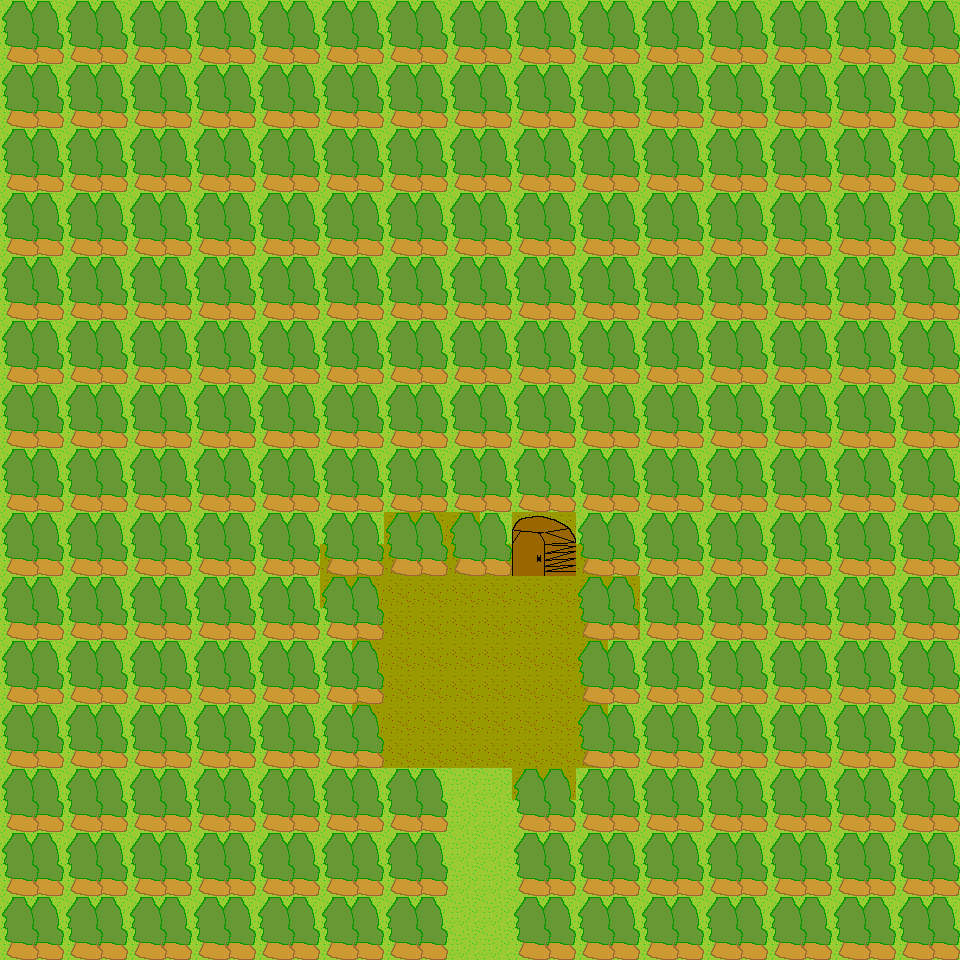

A 2D game scene composited from a Tiled map and its tileset images. What follows is a short description and the map's XML, with each tile layer's data collapsed to a summary:
An orthogonal 30x30 tile map with 32x32 px tiles, 2 tile layers (ground, collision), 2 tilesets.

<map version="1.0" tiledversion="1.0.3" orientation="orthogonal" renderorder="right-down" width="30" height="30" tilewidth="32" tileheight="32" nextobjectid="1">
 <tileset firstgid="1" name="tiles" tilewidth="32" tileheight="32" tilecount="400" columns="20">
  <image source="../../../images/tiles/tiles.png" width="640" height="640" />
  <tile id="1">
   <properties>
    <property name="type" value="grass" />
   </properties>
  </tile>
  <tile id="2">
   <properties>
    <property name="type" value="dirt" />
   </properties>
  </tile>
  <tile id="3">
   <properties>
    <property name="type" value="sand" />
   </properties>
  </tile>
  <tile id="4">
   <properties>
    <property name="type" value="water" />
   </properties>
  </tile>
  <tile id="5">
   <properties>
    <property name="type" value="rock" />
   </properties>
  </tile>
  <tile id="6">
   <properties>
    <property name="type" value="road" />
   </properties>
  </tile>
  <tile id="7">
   <properties>
    <property name="type" value="desert" />
   </properties>
  </tile>
  <tile id="20">
   <properties>
    <property name="type" value="impassable" />
   </properties>
  </tile>
  <tile id="21">
   <properties>
    <property name="type" value="impassable" />
   </properties>
  </tile>
  <tile id="40">
   <properties>
    <property name="type" value="impassable" />
   </properties>
  </tile>
  <tile id="41">
   <properties>
    <property name="type" value="impassable" />
   </properties>
  </tile>
  <tile id="60">
   <properties>
    <property name="type" value="impassable" />
   </properties>
  </tile>
  <tile id="61">
   <properties>
    <property name="type" value="impassable" />
   </properties>
  </tile>
  <tile id="80">
   <properties>
    <property name="type" value="impassable" />
   </properties>
  </tile>
  <tile id="81">
   <properties>
    <property name="type" value="impassable" />
   </properties>
  </tile>
  <tile id="120">
   <properties>
    <property name="type" value="impassable" />
   </properties>
  </tile>
  <tile id="121">
   <properties>
    <property name="type" value="impassable" />
   </properties>
  </tile>
  <tile id="122">
   <properties>
    <property name="type" value="impassable" />
   </properties>
  </tile>
  <tile id="140">
   <properties>
    <property name="type" value="impassable" />
   </properties>
  </tile>
  <tile id="141">
   <properties>
    <property name="type" value="impassable" />
   </properties>
  </tile>
  <tile id="143">
   <properties>
    <property name="type" value="impassable" />
   </properties>
  </tile>
  <tile id="160">
   <properties>
    <property name="type" value="impassable" />
   </properties>
  </tile>
  <tile id="161">
   <properties>
    <property name="type" value="impassable" />
   </properties>
  </tile>
  <tile id="162">
   <properties>
    <property name="type" value="impassable" />
   </properties>
  </tile>
  <tile id="163">
   <properties>
    <property name="type" value="impassable" />
   </properties>
  </tile>
  <tile id="164">
   <properties>
    <property name="type" value="impassable" />
   </properties>
  </tile>
  <tile id="165">
   <properties>
    <property name="type" value="impassable" />
   </properties>
  </tile>
  <tile id="166">
   <properties>
    <property name="type" value="impassable" />
   </properties>
  </tile>
  <tile id="167">
   <properties>
    <property name="type" value="impassable" />
   </properties>
  </tile>
  <tile id="168">
   <properties>
    <property name="type" value="impassable" />
   </properties>
  </tile>
  <tile id="169">
   <properties>
    <property name="type" value="impassable" />
   </properties>
  </tile>
  <tile id="170">
   <properties>
    <property name="type" value="impassable" />
   </properties>
  </tile>
  <tile id="171">
   <properties>
    <property name="type" value="impassable" />
   </properties>
  </tile>
  <tile id="172">
   <properties>
    <property name="type" value="impassable" />
   </properties>
  </tile>
  <tile id="173">
   <properties>
    <property name="type" value="impassable" />
   </properties>
  </tile>
  <tile id="180">
   <properties>
    <property name="type" value="impassable" />
   </properties>
  </tile>
  <tile id="181">
   <properties>
    <property name="type" value="impassable" />
   </properties>
  </tile>
  <tile id="182">
   <properties>
    <property name="type" value="impassable" />
   </properties>
  </tile>
  <tile id="183">
   <properties>
    <property name="type" value="impassable" />
   </properties>
  </tile>
  <tile id="184">
   <properties>
    <property name="type" value="impassable" />
   </properties>
  </tile>
  <tile id="185">
   <properties>
    <property name="type" value="impassable" />
   </properties>
  </tile>
  <tile id="186">
   <properties>
    <property name="type" value="impassable" />
   </properties>
  </tile>
  <tile id="187">
   <properties>
    <property name="type" value="impassable" />
   </properties>
  </tile>
  <tile id="188">
   <properties>
    <property name="type" value="impassable" />
   </properties>
  </tile>
  <tile id="189">
   <properties>
    <property name="type" value="impassable" />
   </properties>
  </tile>
  <tile id="190">
   <properties>
    <property name="type" value="impassable" />
   </properties>
  </tile>
  <tile id="191">
   <properties>
    <property name="type" value="impassable" />
   </properties>
  </tile>
  <tile id="192">
   <properties>
    <property name="type" value="impassable" />
   </properties>
  </tile>
  <tile id="193">
   <properties>
    <property name="type" value="impassable" />
   </properties>
  </tile>
  <tile id="200">
   <properties>
    <property name="type" value="impassable" />
   </properties>
  </tile>
  <tile id="201">
   <properties>
    <property name="type" value="impassable" />
   </properties>
  </tile>
  <tile id="202">
   <properties>
    <property name="type" value="impassable" />
   </properties>
  </tile>
  <tile id="203">
   <properties>
    <property name="type" value="impassable" />
   </properties>
  </tile>
  <tile id="204">
   <properties>
    <property name="type" value="impassable" />
   </properties>
  </tile>
  <tile id="205">
   <properties>
    <property name="type" value="impassable" />
   </properties>
  </tile>
  <tile id="206">
   <properties>
    <property name="type" value="impassable" />
   </properties>
  </tile>
  <tile id="207">
   <properties>
    <property name="type" value="impassable" />
   </properties>
  </tile>
  <tile id="208">
   <properties>
    <property name="type" value="impassable" />
   </properties>
  </tile>
  <tile id="209">
   <properties>
    <property name="type" value="impassable" />
   </properties>
  </tile>
  <tile id="210">
   <properties>
    <property name="type" value="impassable" />
   </properties>
  </tile>
  <tile id="211">
   <properties>
    <property name="type" value="impassable" />
   </properties>
  </tile>
  <tile id="212">
   <properties>
    <property name="type" value="impassable" />
   </properties>
  </tile>
  <tile id="213">
   <properties>
    <property name="type" value="impassable" />
   </properties>
  </tile>
 </tileset>
 <tileset firstgid="401" name="buildings" tilewidth="32" tileheight="32" tilecount="100" columns="10">
  <image source="../../../images/tiles/buildings.png" width="320" height="320" />
  <terraintypes>
   <terrain name="New Terrain" tile="-1" />
  </terraintypes>
  <tile id="0">
   <properties>
    <property name="type" value="impassable" />
   </properties>
  </tile>
  <tile id="1">
   <properties>
    <property name="type" value="impassable" />
   </properties>
  </tile>
  <tile id="2">
   <properties>
    <property name="type" value="impassable" />
   </properties>
  </tile>
  <tile id="3">
   <properties>
    <property name="type" value="impassable" />
   </properties>
  </tile>
  <tile id="4">
   <properties>
    <property name="type" value="impassable" />
   </properties>
  </tile>
  <tile id="5">
   <properties>
    <property name="type" value="impassable" />
   </properties>
  </tile>
  <tile id="6">
   <properties>
    <property name="type" value="impassable" />
   </properties>
  </tile>
  <tile id="7">
   <properties>
    <property name="type" value="impassable" />
   </properties>
  </tile>
  <tile id="8">
   <properties>
    <property name="type" value="impassable" />
   </properties>
  </tile>
  <tile id="9">
   <properties>
    <property name="type" value="impassable" />
   </properties>
  </tile>
  <tile id="10">
   <properties>
    <property name="type" value="impassable" />
   </properties>
  </tile>
  <tile id="11">
   <properties>
    <property name="type" value="impassable" />
   </properties>
  </tile>
  <tile id="12">
   <properties>
    <property name="type" value="impassable" />
   </properties>
  </tile>
  <tile id="13">
   <properties>
    <property name="type" value="impassable" />
   </properties>
  </tile>
  <tile id="14">
   <properties>
    <property name="type" value="impassable" />
   </properties>
  </tile>
  <tile id="15">
   <properties>
    <property name="type" value="impassable" />
   </properties>
  </tile>
  <tile id="16">
   <properties>
    <property name="type" value="impassable" />
   </properties>
  </tile>
  <tile id="17">
   <properties>
    <property name="type" value="impassable" />
   </properties>
  </tile>
  <tile id="18">
   <properties>
    <property name="type" value="impassable" />
   </properties>
  </tile>
  <tile id="19">
   <properties>
    <property name="type" value="impassable" />
   </properties>
  </tile>
  <tile id="20">
   <properties>
    <property name="type" value="impassable" />
   </properties>
  </tile>
  <tile id="21">
   <properties>
    <property name="type" value="impassable" />
   </properties>
  </tile>
  <tile id="22">
   <properties>
    <property name="type" value="impassable" />
   </properties>
  </tile>
  <tile id="23">
   <properties>
    <property name="type" value="impassable" />
   </properties>
  </tile>
  <tile id="24">
   <properties>
    <property name="type" value="impassable" />
   </properties>
  </tile>
  <tile id="25">
   <properties>
    <property name="type" value="impassable" />
   </properties>
  </tile>
  <tile id="26">
   <properties>
    <property name="type" value="impassable" />
   </properties>
  </tile>
  <tile id="27">
   <properties>
    <property name="type" value="impassable" />
   </properties>
  </tile>
  <tile id="28">
   <properties>
    <property name="type" value="impassable" />
   </properties>
  </tile>
  <tile id="29">
   <properties>
    <property name="type" value="impassable" />
   </properties>
  </tile>
  <tile id="30">
   <properties>
    <property name="type" value="impassable" />
   </properties>
  </tile>
  <tile id="31">
   <properties>
    <property name="type" value="impassable" />
   </properties>
  </tile>
  <tile id="32">
   <properties>
    <property name="type" value="impassable" />
   </properties>
  </tile>
  <tile id="33">
   <properties>
    <property name="type" value="impassable" />
   </properties>
  </tile>
  <tile id="34">
   <properties>
    <property name="type" value="impassable" />
   </properties>
  </tile>
  <tile id="35">
   <properties>
    <property name="type" value="impassable" />
   </properties>
  </tile>
  <tile id="36">
   <properties>
    <property name="type" value="impassable" />
   </properties>
  </tile>
  <tile id="37">
   <properties>
    <property name="type" value="impassable" />
   </properties>
  </tile>
  <tile id="38">
   <properties>
    <property name="type" value="impassable" />
   </properties>
  </tile>
  <tile id="39">
   <properties>
    <property name="type" value="impassable" />
   </properties>
  </tile>
  <tile id="40">
   <properties>
    <property name="type" value="impassable" />
   </properties>
  </tile>
  <tile id="41">
   <properties>
    <property name="type" value="impassable" />
   </properties>
  </tile>
  <tile id="42">
   <properties>
    <property name="type" value="impassable" />
   </properties>
  </tile>
  <tile id="43">
   <properties>
    <property name="type" value="impassable" />
   </properties>
  </tile>
  <tile id="44">
   <properties>
    <property name="type" value="impassable" />
   </properties>
  </tile>
  <tile id="45">
   <properties>
    <property name="type" value="impassable" />
   </properties>
  </tile>
  <tile id="46">
   <properties>
    <property name="type" value="impassable" />
   </properties>
  </tile>
  <tile id="47">
   <properties>
    <property name="type" value="impassable" />
   </properties>
  </tile>
  <tile id="48">
   <properties>
    <property name="type" value="impassable" />
   </properties>
  </tile>
  <tile id="49">
   <properties>
    <property name="type" value="impassable" />
   </properties>
  </tile>
  <tile id="50">
   <properties>
    <property name="type" value="impassable" />
   </properties>
  </tile>
  <tile id="51">
   <properties>
    <property name="type" value="impassable" />
   </properties>
  </tile>
  <tile id="52">
   <properties>
    <property name="type" value="impassable" />
   </properties>
  </tile>
  <tile id="53">
   <properties>
    <property name="type" value="impassable" />
   </properties>
  </tile>
  <tile id="54">
   <properties>
    <property name="type" value="impassable" />
   </properties>
  </tile>
  <tile id="55">
   <properties>
    <property name="type" value="impassable" />
   </properties>
  </tile>
  <tile id="56">
   <properties>
    <property name="type" value="impassable" />
   </properties>
  </tile>
  <tile id="57">
   <properties>
    <property name="type" value="impassable" />
   </properties>
  </tile>
  <tile id="58">
   <properties>
    <property name="type" value="impassable" />
   </properties>
  </tile>
  <tile id="59">
   <properties>
    <property name="type" value="impassable" />
   </properties>
  </tile>
  <tile id="60">
   <properties>
    <property name="type" value="impassable" />
   </properties>
  </tile>
  <tile id="61">
   <properties>
    <property name="type" value="impassable" />
   </properties>
  </tile>
  <tile id="62">
   <properties>
    <property name="type" value="impassable" />
   </properties>
  </tile>
  <tile id="63">
   <properties>
    <property name="type" value="impassable" />
   </properties>
  </tile>
  <tile id="64">
   <properties>
    <property name="type" value="impassable" />
   </properties>
  </tile>
  <tile id="65">
   <properties>
    <property name="type" value="impassable" />
   </properties>
  </tile>
  <tile id="66">
   <properties>
    <property name="type" value="impassable" />
   </properties>
  </tile>
  <tile id="67">
   <properties>
    <property name="type" value="impassable" />
   </properties>
  </tile>
  <tile id="68">
   <properties>
    <property name="type" value="impassable" />
   </properties>
  </tile>
  <tile id="69">
   <properties>
    <property name="type" value="impassable" />
   </properties>
  </tile>
 </tileset>
 <layer name="ground" width="30" height="30">
  <properties>
   <property name="type" value="SPRITE_NONE" />
  </properties>
  <data>[900 cells, 900 non-empty, 2 distinct tile ids]</data>
 </layer>
 <layer name="collision" width="30" height="30">
  <properties>
   <property name="type" value="SPRITE_NONE" />
  </properties>
  <data>[900 cells, 852 non-empty, 8 distinct tile ids]</data>
 </layer>
</map>
